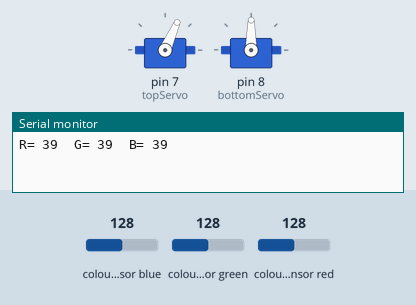
Recording of a sketch running on a simulated Arduino Uno, built with avr-gcc and run on an emulated ATmega328P. On the bench: 2 × servo, the last lines printed to the serial monitor. Wiring (inferred from the names in the program): TCS3200 colour sensor: output pin 6; S2 pin 4; S3 pin 5; S0 pin 2; S1 pin 3. The test bench sets the inputs (shaded band); at power-on: colour sensor green 128, colour sensor red 128, colour sensor blue 128.

Above: at 1.2 s.
1.3 s: colour sensor green set to 118
4.3 s: colour sensor green set to 111
At 7.1 s:
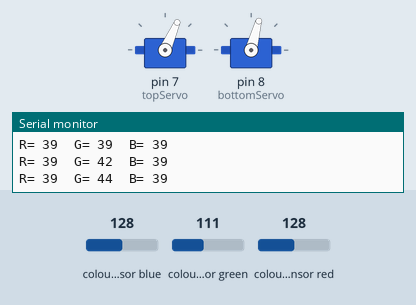
7.3 s: colour sensor red set to 120
At 10.2 s:
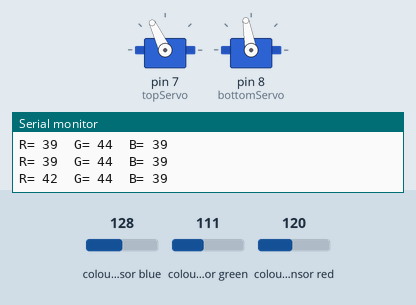
10.3 s: colour sensor red set to 93
13.3 s: colour sensor red set to 87
At 16.2 s:
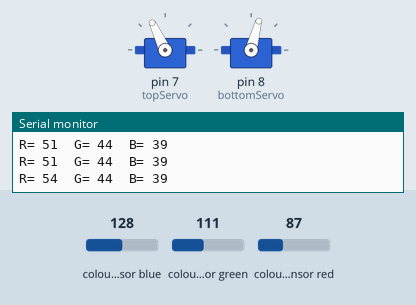
16.3 s: colour sensor red set to 118
At 17.93 s:
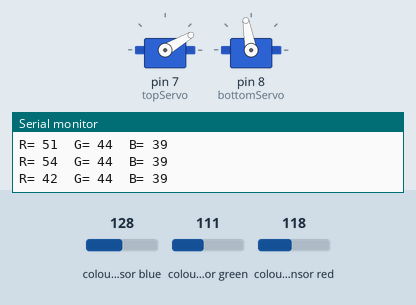
Timing chart, 0 to 20.3 s (numbered marks = the images above; inputs shaded):
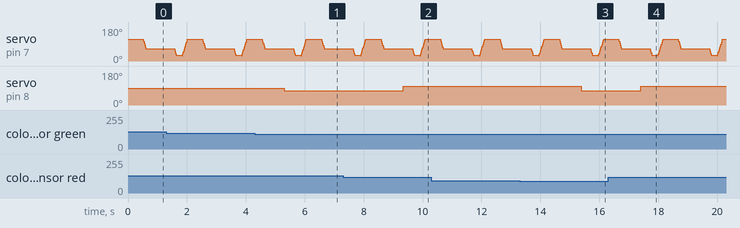

Measured:
- the behaviour switches between 114 and 113 on colour sensor green (found by bisection; images 0 and 1)
- the behaviour switches between 125 and 124 on colour sensor red (found by bisection; images 1 and 2)
- the behaviour switches between 91 and 90 on colour sensor red (found by bisection; images 2 and 3)
- after the input at 4.3 s, servo on pin 8 (bottomServo): 90° → 75° after 1.0 s
- after the input at 7.3 s, servo on pin 8 (bottomServo): 75° → 100° after 2.0 s
- after the input at 13.3 s, servo on pin 8 (bottomServo): 100° → 75° after 2.1 s
- after the input at 16.3 s, servo on pin 8 (bottomServo): 75° → 100° after 1.1 s

The sketch:

code_Project_9.ino
```cpp
/*
 By:Farkad Adnan
 E-mail: farkad.hpfa95@gmail.com
 inst : farkadadnan
 #farkadadnan , #farkad_adnan , فرقد عدنان#
 FaceBook: كتاب عالم الاردوينو
 inst : arduinobook
 #كتاب_عالم_الاردوينو  #كتاب_عالم_الآردوينو
 */
#include <Servo.h>
#define S0 2
#define S1 3
#define S2 4
#define S3 5
#define sensorOut 6

Servo topServo;
Servo bottomServo;
int frequency = 0;
int color=0;

void setup() {
  pinMode(S0, OUTPUT);
  pinMode(S1, OUTPUT);
  pinMode(S2, OUTPUT);
  pinMode(S3, OUTPUT);
  pinMode(sensorOut, INPUT);

  digitalWrite(S0, HIGH);
  digitalWrite(S1, LOW);

  topServo.attach(7);
  bottomServo.attach(8);

  Serial.begin(9600);
}
void loop() {
  topServo.write(115);
  delay(500);
  for(int i = 115; i > 65; i--) {
    topServo.write(i);
    delay(2);
  }
  delay(500);

  color = readColor();
  delay(10);

  switch (color) {
    case 1:
    bottomServo.write(50);
    break;

    case 2:
    bottomServo.write(75);
    break;

    case 3:
    bottomServo.write(100);
    break;

    case 4:
    bottomServo.write(125);
    break;

    case 5:
    bottomServo.write(150);
    break;

    case 6:
    bottomServo.write(175);
    break;

    case 0:
    break;
  }
  delay(300);

  for(int i = 65; i > 29; i--) {
    topServo.write(i);
    delay(2);
  }
  delay(200);

  for(int i = 29; i < 115; i++) {
    topServo.write(i);
    delay(2);
  }
  color=0;
}
int readColor() {
  digitalWrite(S2, LOW);
  digitalWrite(S3, LOW);
  frequency = pulseIn(sensorOut, LOW);
  int R = frequency;
  Serial.print("R= ");
  Serial.print(frequency);
  Serial.print("  ");
  delay(50);
  digitalWrite(S2, HIGH);
  digitalWrite(S3, HIGH);
  frequency = pulseIn(sensorOut, LOW);
  int G = frequency;
  Serial.print("G= ");
  Serial.print(frequency);
  Serial.print("  ");
  delay(50);
  digitalWrite(S2, LOW);
  digitalWrite(S3, HIGH);
  frequency = pulseIn(sensorOut, LOW);
  int B = frequency;
  Serial.print("B= ");
  Serial.print(frequency);
  Serial.println("  ");
  delay(50);
  if(R<45 & R>32 & G<65 & G>55){
    color = 1; // Red
  }
  if(G<55 & G>43 & B<47 &B>35){
    color = 2; // Orange
  }
  if(R<53 & R>40 & G<53 & G>40){
    color = 3; // Green
  }
  if(R<38 & R>24 & G<44 & G>30){
    color = 4; // Yellow
  }
  if(R<56 & R>46 & G<65 & G>55){
    color = 5; // Brown
  }
  if (G<58 & G>45 & B<40 &B>26){
    color = 6; // Blue
  }
  return color;
}
```
